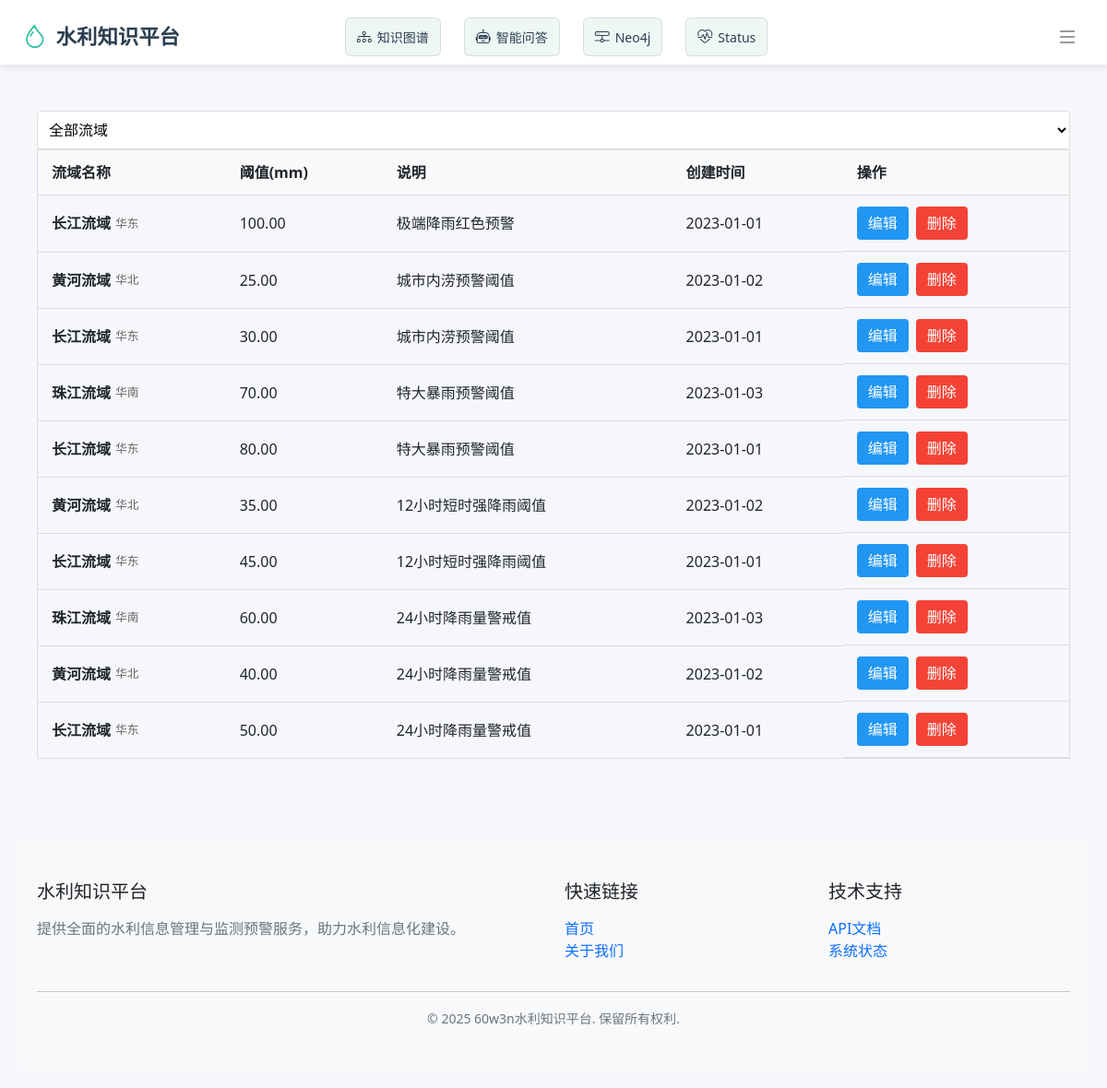
The page /rainfall-thresholds/ on the database its author committed.
### app/models.py (models this page shows, shortened)
class ThresholdBase(db.Model):
    __abstract__ = True
    threshold_id = db.Column(db.Integer, primary_key=True)
    threshold_value = db.Column(db.Numeric(10, 3), nullable=False)
    description = db.Column(db.Text)
    created_at = db.Column(db.DateTime, default=datetime.utcnow)

class RainfallThreshold(ThresholdBase):
    __tablename__ = 'rainfall_thresholds'
    basin_id = db.Column(
        db.Integer,
        db.ForeignKey('basins.basin_id', ondelete='CASCADE'),
        nullable=False,
        comment='关联流域ID'
    )
    created_at = db.Column(db.DateTime, default=datetime.utcnow)  # 新增字段
    basin = db.relationship('Basin', backref=db.backref(
        'rainfall_thresholds',
        lazy='dynamic'
    ))

class Basin(db.Model):
    __tablename__ = 'basins'
    basin_id = db.Column(db.Integer, primary_key=True)
    name = db.Column(db.String(255), nullable=False)
    area = db.Column(db.Float, nullable=False)
    region = db.Column(db.String(255), nullable=False)
    created_at = db.Column(db.DateTime, default=datetime.utcnow)  # 新增字段
    created_at = db.Column(db.DateTime, default=datetime.utcnow)  # 新增字段
    rivers = db.relationship('River', back_populates='basin', cascade='all, delete-orphan')
    weather_stations = db.relationship('WeatherStation', back_populates='basin', cascade='all, delete-orphan')

### app/routes/rainfallthreshold.py (the view)
@rainfall_threshold_bp.route('/')
def list_thresholds():
    page = request.args.get('page', 1, type=int)
    basin_id = request.args.get('basin_id', type=int)
    query = RainfallThreshold.query.order_by(RainfallThreshold.threshold_id.desc())
    if basin_id:
        query = query.filter_by(basin_id=basin_id)
    thresholds = query.paginate(page=page, per_page=20)
    basins = Basin.query.order_by(Basin.name).all()
    return render_template('rainfall_thresholds/list.html',
                           thresholds=thresholds,
                           basins=basins,
                           current_basin_id=basin_id)

### app/templates/rainfall_thresholds/list.html (shortened to what this page needs)
{% extends "base.html" %}
{% block content %}
    <div class="table-container">
        <div class="filter-bar">
            <form method="get" class="filter-form">
                <select name="basin_id" class="filter-select" onchange="this.form.submit()">
                    <option value="">全部流域</option>
                </select>
            </form>
        </div>
        <table class="data-table">
            <thead>
                <tr>
                    <th>流域名称</th>
                    <th>阈值(mm)</th>
                    <th>说明</th>
                    <th>创建时间</th>
                    <th>操作</th>
                </tr>
            </thead>
            <tbody>
                {% for threshold in thresholds.items %}
                <tr>
                    <td>
                        <div class="relation-info">
                            <strong>{{ threshold.basin.name }}</strong>
                            <span class="relation-meta">{{ threshold.basin.region }}</span>
                        </div>
                    </td>
                    <td class="numeric">
                        {{ "%.2f"|format(threshold.threshold_value) }}
                    </td>
                    <td class="summary">
                        {{ threshold.description|default('暂无说明', true)|truncate(50) }}
                    </td>
                    <td>
                        {{ threshold.created_at.strftime('%Y-%m-%d') }}
                    </td>
                    <td class="actions">
                        <a href="{{ url_for('rainfall_threshold.edit_threshold', threshold_id=threshold.threshold_id) }}"
                           class="btn-edit">编辑</a>
                        <button class="btn-delete"
                                onclick="showDeleteModal('{{ threshold.threshold_id }}', '{{ threshold.basin.name }}', '{{ "%.2f"|format(threshold.threshold_value) }}')">
                            删除
                        </button>
                    </td>
                </tr>
                {% else %}
                <tr>
                    <td colspan="5" class="no-data">
                        <i class="bi bi-database-exclamation"></i> 没有找到阈值配置
                    </td>
                </tr>
                {% endfor %}
            </tbody>
        </table>
    </div>
{% endblock %}

### app/static/style.css (style rules this page uses)
body { font-family: Arial, sans-serif; line-height: 1.6; margin: 0; padding: 20px; color: #333; }
table { width: 100%; border-collapse: collapse; margin-bottom: 20px; }
table, th, td { border: 1px solid #ddd; }
th, td { padding: 12px; text-align: left; }
th { background-color: #f4f4f4; }
input[type="text"], input[type="number"], select { padding: 8px; width: 300px; border: 1px solid #ddd; border-radius: 4px; }
button, .btn { padding: 8px 15px; background: #007bff; color: white; border: none; border-radius: 4px; cursor: pointer; text-decoration: none; }
.table-container { overflow-x: auto; }
.data-table { width: 100%; border-collapse: collapse; }
.data-table th, .data-table td { padding: 12px 15px; text-align: left; border-bottom: 1px solid #ddd; }
.data-table th { background-color: #f8f9fa; font-weight: 600; }
.actions { display: flex; gap: 8px; }
.btn-edit { background-color: #2196f3; color: white; padding: 6px 12px; border-radius: 4px; text-decoration: none; }
.btn-delete { background-color: #f44336; color: white; padding: 6px 12px; border: none; border-radius: 4px; cursor: pointer; }
select { padding: 8px; width: 100%; border: 1px solid #ddd; border-radius: 4px; background-color: white; }
.relation-info { display: flex; align-items: center; gap: 5px; flex-wrap: wrap; }
.relation-meta { font-size: 0.8em; color: #666; }

### rows shown on the page
RainfallThreshold: basin.name "长江流域", basin.region "华东", threshold_value "100.00", description "极端降雨红色预警", created_at "2023-01-01"
RainfallThreshold: basin.name "黄河流域", basin.region "华北", threshold_value "25.00", description "城市内涝预警阈值", created_at "2023-01-02"
RainfallThreshold: basin.name "长江流域", basin.region "华东", threshold_value "30.00", description "城市内涝预警阈值", created_at "2023-01-01"
RainfallThreshold: basin.name "珠江流域", basin.region "华南", threshold_value "70.00", description "特大暴雨预警阈值", created_at "2023-01-03"
RainfallThreshold: basin.name "长江流域", basin.region "华东", threshold_value "80.00", description "特大暴雨预警阈值", created_at "2023-01-01"
RainfallThreshold: basin.name "黄河流域", basin.region "华北", threshold_value "35.00", description "12小时短时强降雨阈值", created_at "2023-01-02"
RainfallThreshold: basin.name "长江流域", basin.region "华东", threshold_value "45.00", description "12小时短时强降雨阈值", created_at "2023-01-01"
RainfallThreshold: basin.name "珠江流域", basin.region "华南", threshold_value "60.00", description "24小时降雨量警戒值", created_at "2023-01-03"
RainfallThreshold: basin.name "黄河流域", basin.region "华北", threshold_value "40.00", description "24小时降雨量警戒值", created_at "2023-01-02"
RainfallThreshold: basin.name "长江流域", basin.region "华东", threshold_value "50.00", description "24小时降雨量警戒值", created_at "2023-01-01"
